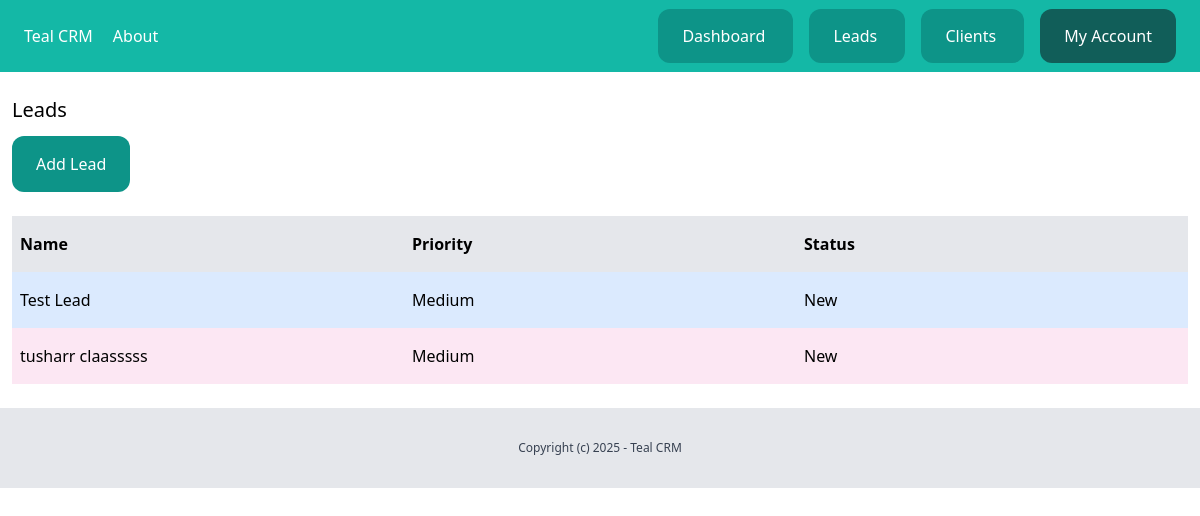
The app's page /dashboard/leads/ (signed in), older data.
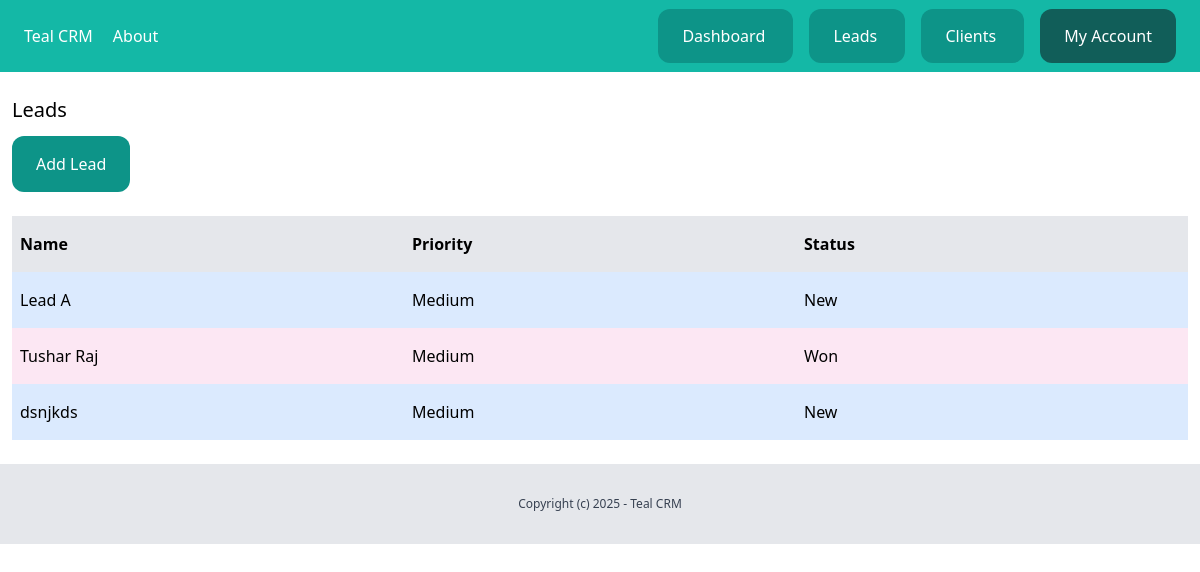
The same page, newer data.
### leads/models.py (models this page shows, shortened)
class Lead(models.Model):
    LOW = 'low'
    MEDIUM = 'medium'
    HIGH = 'high'
    CHOICES_PRIORITY = (
        (LOW, 'Low'),
        (MEDIUM, 'Medium'),
        (HIGH, 'High')
    )
    NEW = 'new'
    CONTACTED = 'contacted'
    WON = 'won'
    LOST = 'lost'
    CHOICES_STATUS = (
        (NEW, 'New'),
        (CONTACTED, 'Contacted'),
        (WON, 'Won'),
        (LOST, 'Lost')
    )
    team = models.ForeignKey(Team, related_name='leads', on_delete=models.CASCADE)
    name=models.CharField(max_length=255)
    email=models.EmailField()
    description=models.TextField(blank=True,null=True)
    priority = models.CharField(max_length=10, choices=CHOICES_PRIORITY, default=MEDIUM)
    status = models.CharField(max_length=10, choices=CHOICES_STATUS, default=NEW)
    converted_to_client=models.BooleanField(default=False)
    created_by = models.ForeignKey(User, related_name='leads', on_delete=models.CASCADE)
    created_at = models.DateTimeField(auto_now_add=True)
    modified_at = models.DateTimeField(auto_now=True)
    class Meta:
        ordering=('name',)

### leads/views.py (the view)
# urls.py: path('', views.LeadListView.as_view(), name='list'),
class LeadListView(LoginRequiredMixin,ListView):
    model = Lead
    template_name = 'leads/leads_list.html'
    context_object_name = 'leads'
    @method_decorator(login_required)
    def dispatch(self, *args, **kwargs):
        return super().dispatch(*args, **kwargs)
    def get_queryset(self):
        return Lead.objects.filter(created_by=self.request.user,converted_to_client=False)

### leads/templates/leads/leads_list.html (shortened to what this page needs)
{% extends 'core/base.html' %}
{% block content %}
<div class="px-3 py-6">
    <h1 class="text-xl mb-3">Leads</h1>
    <a href="{% url 'leads:add' %}" class="inline-block py-4 px-6 bg-teal-600 rounded-xl text-white">
        Add Lead
    </a>
    <div class="mt-6  flex justify-between">
        <p class="py-4 px-2 bg-gray-200 font-semibold w-full">Name</p>
        <p class="py-4 px-2 bg-gray-200 font-semibold w-full">Priority</p>
        <p class="py-4 px-2 bg-gray-200 font-semibold w-full">Status</p>
    </div>
    {% for lead in leads %}
    <div class="flex justify-between">
        <p class="py-4 px-2 w-full {% cycle 'bg-blue-100' 'bg-pink-100'  %}">
            <a href="{% url 'leads:detail' lead.id %}"> {{lead.name}} </a></a>
        </p>
        <p class="py-4 px-2 w-full {% cycle 'bg-blue-100' 'bg-pink-100'  %}">{{lead.get_priority_display}}</p>
        <p class="py-4 px-2 w-full {% cycle 'bg-blue-100' 'bg-pink-100'  %}">{{lead.get_status_display}}</p>
    </div>
    {% empty %}
    <p class="px-2 mt-3">There are no leads in the Database Right Now</p>
    {% endfor %}
</div>
{% endblock %}

### core/templates/core/base.html (shortened to what this page needs)
{% load static %}
<!doctype html>
<html>
<head>
    <link rel="stylesheet" href="{% static 'main.min.css' %}">
</head>
<body>
    <nav class="px-6 py-6 bg-teal-500 flex justify-between">
        <div class="space-x-4">
            <a href="/" class="text-white">
                Teal CRM
            </a>
            <a href="{% url 'about' %}" class="text-white">
                About
            </a>
        </div>
        <div class="space-x-4">
            {% if request.user.is_authenticated %}
            <a href="{% url 'dashboard:index' %}" class="py-4 px-6 bg-teal-600 rounded-xl text-white">
                Dashboard
            </a>
            <a href="{% url 'leads:list' %}" class="py-4 px-6 bg-teal-600 rounded-xl text-white">
                Leads
            </a>
            <a href="{% url 'clients:list' %}" class="py-4 px-6 bg-teal-600 rounded-xl text-white">
                Clients
            </a>
            <a href="{% url 'userprofile:myaccount' %}" class="py-4 px-6 bg-teal-800 rounded-xl text-white">
                My Account
            </a>
            {% endif %}
        </div>
    </nav>
    {% block content %}
    {% endblock %}
    <footer class="py-8 text-center bg-gray-200">
        <p class="text-xs text-gray-700">Copyright (c) 2025 - Teal CRM</p>
    </footer>
</body>
</html>

Row changes from the older to the newer data that the page shows:
no longer on this page (row edited): Lead: name "Test Lead", priority "Medium", status "New"
no longer on this page (row edited): Lead: name "tusharr claasssss", priority "Medium", status "New"
added Lead: name "Lead A", priority "Medium", status "New"
added Lead: name "Tushar Raj", priority "Medium", status "Won"
added Lead: name "dsnjkds", priority "Medium", status "New"
